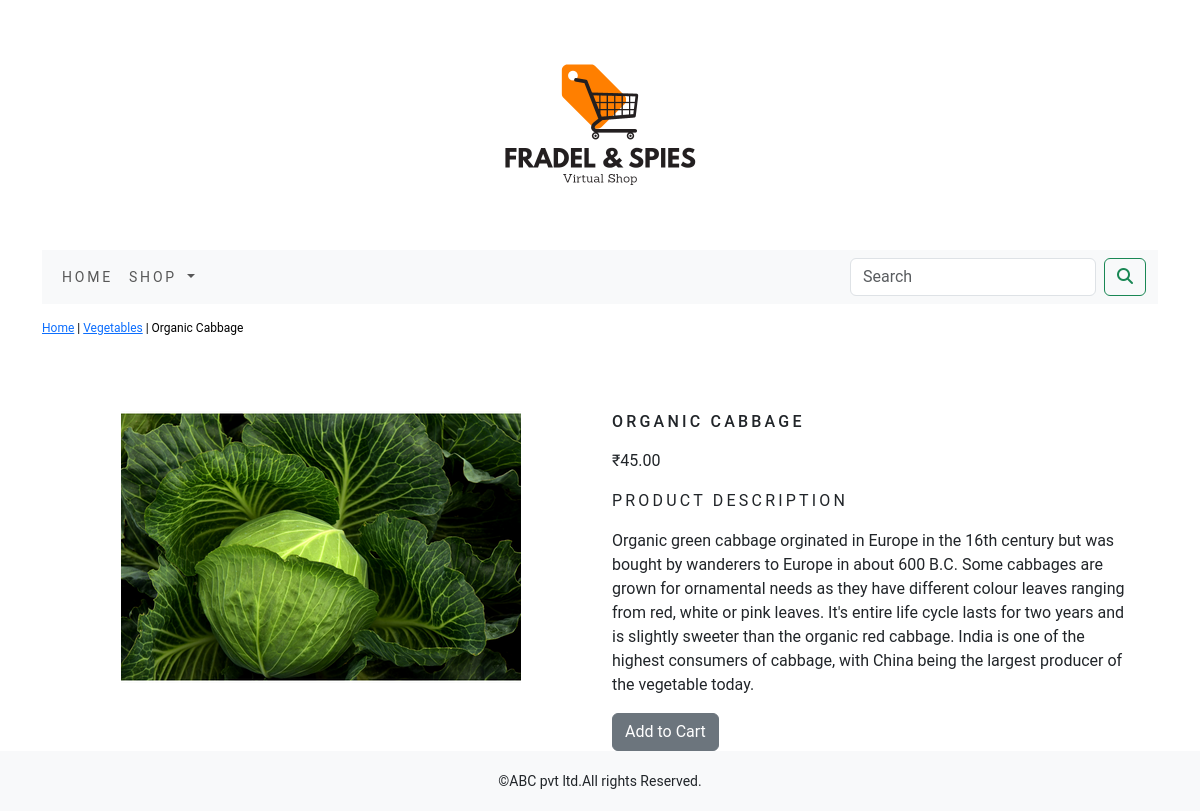
The app's page /shop/vegetables/cabbage/ with its own data.
### shop/models.py (models this page shows, shortened)
class Product(models.Model):
    name = models.CharField(max_length=250, unique=True)
    slug=models.SlugField(max_length=250, unique=True)
    description=models.TextField(blank=True)
    price=models.DecimalField(max_digits=10, decimal_places=2)
    category=models.ForeignKey(Category,on_delete=models.CASCADE)
    image = models.ImageField(upload_to='product', blank= True)
    stock=models.IntegerField()
    available=models.BooleanField(default=True)
    created=models.DateTimeField(auto_now_add=True)
    updated=models.DateTimeField(auto_now=True)
    class Meta():
        ordering=('name',)
        verbose_name='product'
        verbose_name_plural='products'

class Category(models.Model):
    name = models.CharField(max_length=250, unique = True)
    slug = models.SlugField(max_length=250, unique=True)
    description = models.TextField(blank=True)
    image = models.ImageField(upload_to='category',blank=True)
    class Meta:
        ordering = ('name',)
        verbose_name = 'category'
        verbose_name_plural = 'categories'
    def get_url(self):
        return reverse('shop:products_by_category', args=[self.slug,])
    def __str__(self):
        return '{}'.format(self.name)

### shop/views.py (the view)
# urls.py: path('<slug:c_slug>/<slug:product_slug>/', views.proDetail, name='prodCatdetail')
def proDetail(request, c_slug, product_slug):
    try:
        product=Product.objects.get(category__slug=c_slug, slug=product_slug)
    except Exception as e:
        raise e
    return render(request, 'product.html', {'product':product})

### cart/context_processors.py (called while the page is built)
def counter(request):
    item_count=0
    if 'admin' in request.path:
        return {}
    else:
        try:
            cart=Cart.objects.filter(cart_id=_cart_id(request))
            car_items=CartItem.objects.all().filter(cart=cart[:1])
            for cart_item in car_items:
                item_count += cart_item.quantity
        except Cart.DoesNotExist:
            item_count =0
    return dict(item_count=item_count)

### cart/views.py (called while the page is built)
def _cart_id(request):
    cart=request.session.session_key
    if not cart:
        cart=request.session.create()
    return cart

### shop/context_processors.py (called while the page is built)
def menu_links(request):
    links=Category.objects.all()
    return dict(links=links)

### templates/product.html (shortened to what this page needs)
{% extends 'base.html' %}
{% load static %}
{% block content %}
<div class="row my_prod_row_class">
    <div class="mx_auto">
        <p><a href="{% url 'shop:allProdCat' %}">Home</a> | <a href="{{product.category.get_url}}">{{product.category}}</a> | {{product.name}}</p>
    </div>
</div>
<div class="container">
<br>
<div class="row">
    <div class="col-12 col-sm-12 col-md-12 col-lg-6 text-center">
        <div style="min-width:18rem">
            <img src="{{product.image.url}}" alt="{{product.name}}">
        </div>
    </div>
        <div class="col-12 col-sm-12 col-md-12 col-lg-6">
            <div>
            <h1 class="my_prod_title">{{product.name}}</h1>
            <p>₹{{product.price}}</p>
            <p class="my_title">Product Description</p>
            <p class="text-justify my_prod_text">{{product.description}}</p>
            {% if product.stock <= 0 %}
            <p class="text-justify my_prod_text">Out of Stock</p>
            {% else %}
            <a class="btn btn-secondary" href="{% url 'cart:add_cart' product.id %}">Add to Cart</a>
</div>
            {% endif %}
            </div>
            </div>
    </div>
{% endblock %}

### static/css/custom.css (style rules this page uses)
body { font-family: 'Roboto', sans-serif; }
.my_title { font-size:16px; text-transform:uppercase; letter-spacing:.2em; }
.my_prod_row_class { padding-top:15px; padding-bottom:20px; }
.my_prod_row_class .mx_auto { color:#000; font-size:12px; text-decoration:none; }
.my_prod_title { font-size:16px; text-transform:uppercase; letter-spacing:.2em; padding-top:15px; padding-bottom:10px; }
.my_prod_text { padding-right:20px; }

### records on screen
Product: category "Vegetables", name "Organic Cabbage", image (picture), name "ORGANIC CABBAGE", price "45.00", description "Organic green cabbage orginated in Europe in the 16th century but was bought by wanderers to Europe in about 600 B.C. Some cabbages are grown for ornamental needs as they have different colour leaves ranging from red, white or pink leaves. It's entire life cycle lasts for two years and is slightly sweeter than the organic red cabbage. India is one of the highest consumers of cabbage, with China being the largest producer of the vegetable today."
